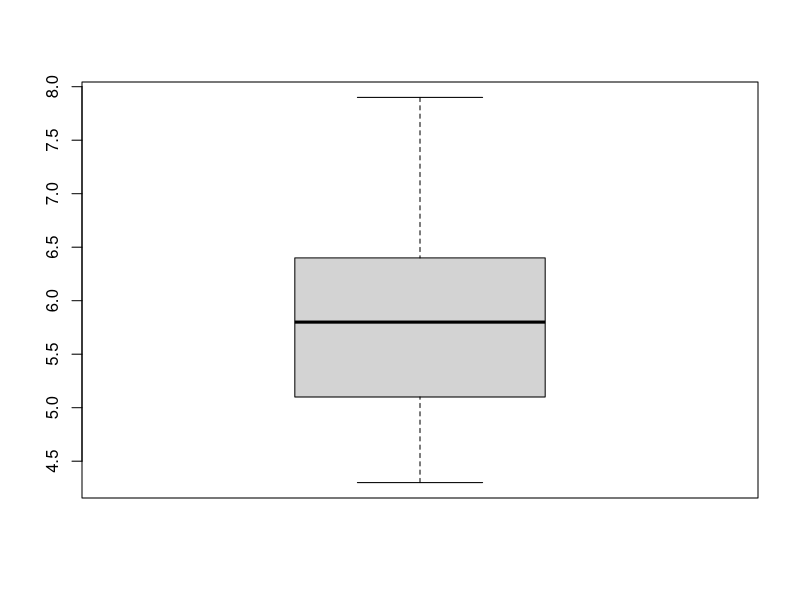
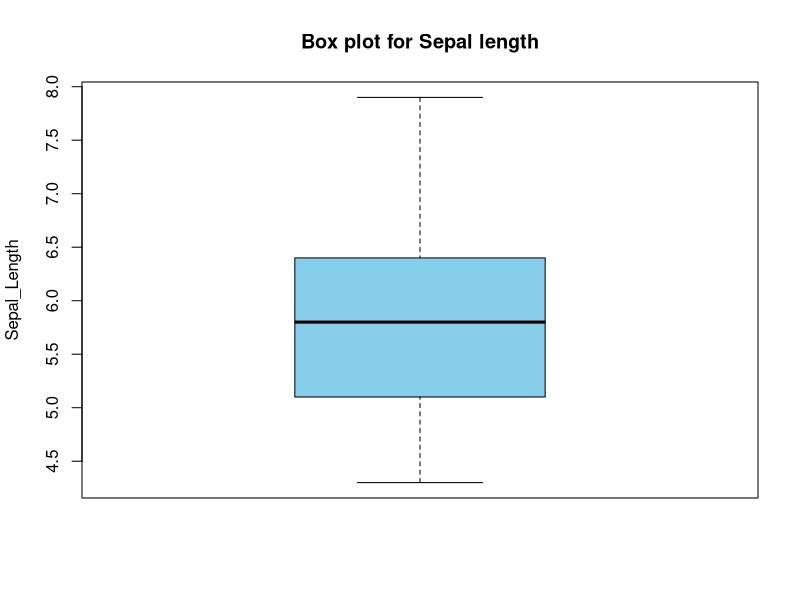
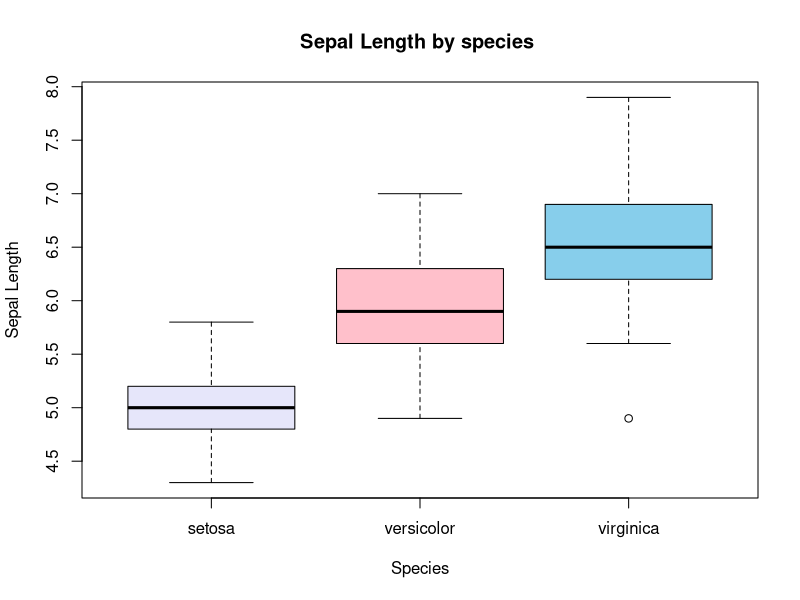
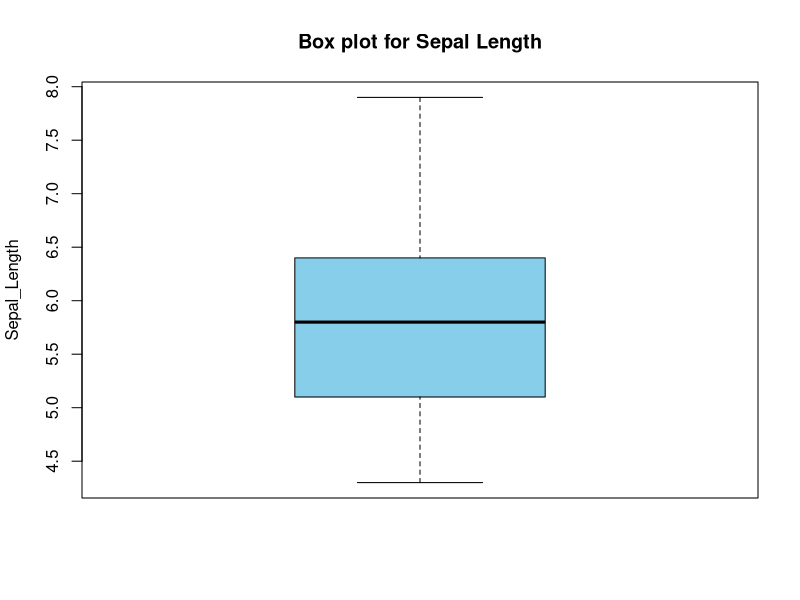
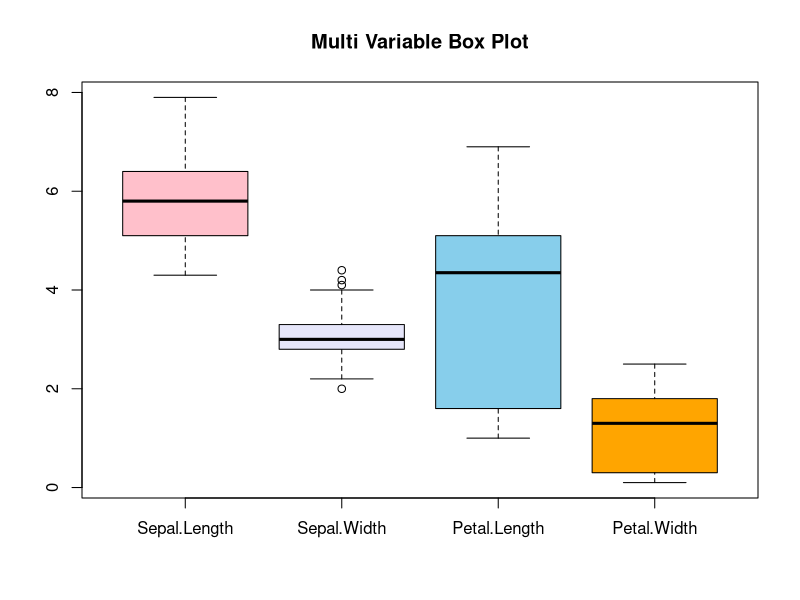
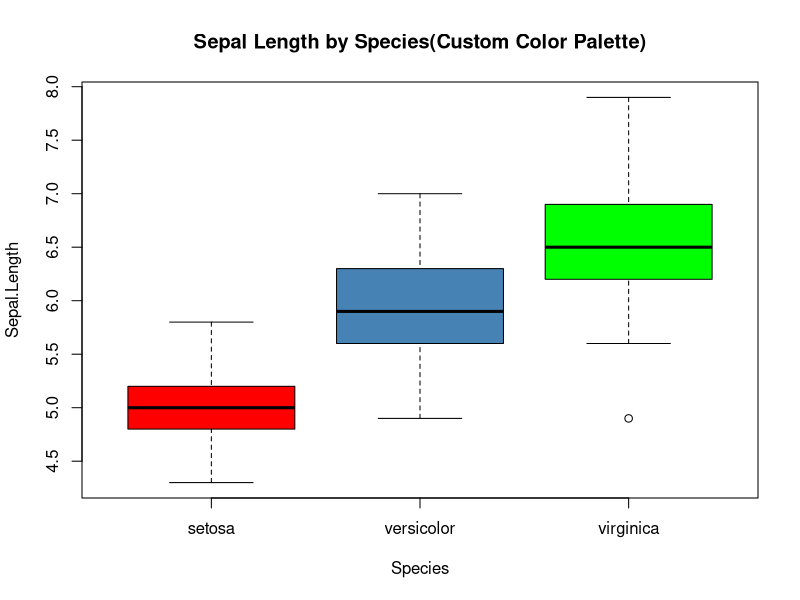

The R script that drew these images, in order: (Note: this script raises an error after producing the figures.)
#load the data
data(iris)

#Understand the Data
str(iris)
View(iris)
class(iris)
?iris

#Basic Box Plot
boxplot(iris$Sepal.Length)

#Add title & Lables
boxplot(iris$Sepal.Length,
        main = "Box plot for Sepal length",
        ylab = "Sepal_Length",
        col = 'skyblue')

#grouped box plot(by Species)
boxplot(Sepal.Length ~ Species,
        data = iris,
        main = "Sepal Length by species ",
        xlab = "Species",
        ylab = "Sepal Length",
        col = c('lavender','pink','skyblue'))

#Multi-Variable box plot
boxplot(iris$Sepal.Length,
        main = "Box plot for Sepal Length",
        ylab = "Sepal_Length",
        col = 'skyblue')
boxplot(iris[,1:4],
        main = "Multi Variable Box Plot",
        col = c('pink','lavender','skyblue','orange'))

#using custom color palette
species_colors <-c("setosa"="red",
                   "versicolor"="steelblue",
                   "virginica"="green")
boxplot(
  Sepal.Length~Species,
  data = iris,
  col = species_colors,
  main = "Sepal Length by Species(Custom Color Palette)"
)
#ggplot
library(ggplot2)

ggplot(iris,
       aes(x=Species,y=Sepal.length))+
  geom_boxpot()

#colored box plot by species
ggplot(iris,aes(x =Species,y = Sepal.length,fill = Species))+
  geom_boxplot()+
  theme_minimal()

#using manual color palettes
ggplot(iris,aes(x = Species,y = Sepal.Length,fill = Species))+
  geom_boxplot()+
  scale_fill_manual(
    values = c(
      "setosa" = "red",
      "versicolor" = "steelblue",
      "virginica" = "green"
    )
  )+
  theme_minimal()
  
